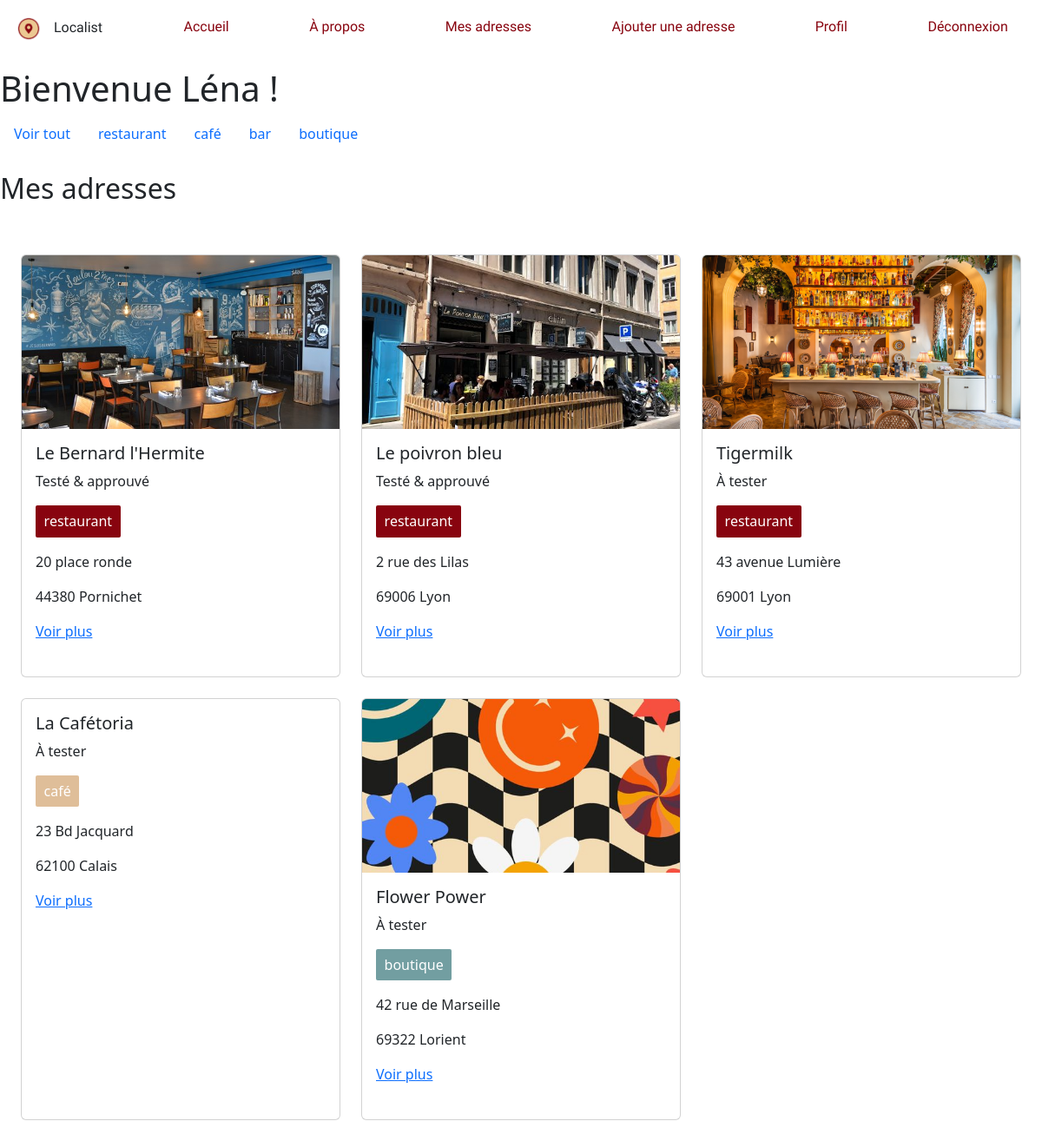
Page /landing-page.php (signed in) on the committed database.
### tables this page shows
CREATE TABLE IF NOT EXISTS `users` (
  `id` int NOT NULL AUTO_INCREMENT,
  `firstname` varchar(45) NOT NULL,
  `lastname` varchar(45) NOT NULL,
  `email` varchar(255) NOT NULL,
  `pwd` varchar(255) NOT NULL,
  `profile_id` int DEFAULT NULL,
  PRIMARY KEY (`id`),
  KEY `profile_id` (`profile_id`)
);

CREATE TABLE IF NOT EXISTS `categories` (
  `id` int NOT NULL AUTO_INCREMENT,
  `name` varchar(45) NOT NULL,
  `color` varchar(45) NOT NULL,
  PRIMARY KEY (`id`)
);

CREATE TABLE IF NOT EXISTS `addresses` (
  `id` int NOT NULL AUTO_INCREMENT,
  `addressName` varchar(255) NOT NULL,
  `picture` varchar(2083) NOT NULL,
  `comment` text NOT NULL,
  `street` varchar(255) DEFAULT NULL,
  `zipcode` int NOT NULL,
  `city` varchar(255) NOT NULL,
  `phone` varchar(12) DEFAULT NULL,
  `website` varchar(2083) DEFAULT NULL,
  `category_id` int NOT NULL,
  `user_id` int DEFAULT NULL,
  `status_id` int NOT NULL,
  PRIMARY KEY (`id`),
  KEY `category_id` (`category_id`),
  KEY `user_id` (`user_id`),
  KEY `status_id` (`status_id`)
);

### classes/Category.php (called while the page is built)
<?php
class Category {
    private $pdo;
    public function __construct($pdo) {
        $this->pdo = $pdo;
    }
    public function getAllCategories() {
        $stmt = $this->pdo->query("SELECT * FROM categories");
        return $stmt->fetchAll(PDO::FETCH_ASSOC);
    }
    public function getCategoryByID($categoryID) {
        $stmt = $this->pdo->prepare("SELECT * FROM categories WHERE id = ?");
        $stmt->execute([$categoryID]);
        return $stmt->fetch(PDO::FETCH_ASSOC);
    }
}

### functions/db.php (called while the page is built)
<?php
function getDbConnection(): PDO
{
    $dbSettings = parse_ini_file(__DIR__ . '/../db.ini');
    [
        'DB_HOST' => $dbHost,
        'DB_PORT' => $dbPort,
        'DB_NAME' => $dbName,
        'DB_CHARSET' => $dbCharset,
        'DB_USER' => $dbUser,
        'DB_PASSWORD' => $dbPassword
    ] = $dbSettings;
    $dsn = "mysql:host=$dbHost;port=$dbPort;dbname=$dbName;charset=$dbCharset";
    $options = [
        PDO::ATTR_ERRMODE            => PDO::ERRMODE_EXCEPTION,
        PDO::ATTR_DEFAULT_FETCH_MODE => PDO::FETCH_ASSOC
    ];
    try {
        $pdo = new PDO($dsn, $dbUser, $dbPassword, $options);
    } catch (PDOException $e) {
        echo $e->getMessage();
        exit;
    }
    return $pdo;
}
function getAddresses(): array
{
    $pdo = getDbConnection();
    $user_id = $_SESSION['user_id'];
    $stmtAddress = $pdo->prepare("SELECT * FROM addresses WHERE user_id = ?");
    $stmtAddress->execute([$user_id]);
    $addressList = $stmtAddress->fetchAll(PDO::FETCH_ASSOC);
    return $addressList;
};

### landing-page.php (the view, shortened to what this page needs)
<?php
require_once __DIR__ . '/layout/header.php';
if (isset($_SESSION['user_id'])) {
  require_once __DIR__ . '/functions/db.php';
  $user_id = $_SESSION['user_id'];
  try {
    $pdo = getDbConnection();
    $stmt = $pdo->prepare("SELECT firstname FROM users WHERE id = ?");
    $stmt->execute([$user_id]);
    $user = $stmt->fetch();
  } catch (PDOException $e) {
    echo "Erreur de base de données : " . $e->getMessage();
    exit;
  }
  if ($user) {
    $firstname = $user['firstname']; ?>
    <h1>Bienvenue <?php echo $firstname ?> !</h1>
<?php
  } else {
    echo "Utilisateur introuvable.";
  }
} else {
  echo "Vous n'êtes pas connecté.";
}
try {
  $addresses = getAddresses();
} catch (PDOException) {
  echo "Erreur lors de la récupération de vos adresses favorites";
  exit;
}
require_once __DIR__ . '/classes/Category.php';
$category = new Category($pdo);
$categories = $category->getAllCategories();
$selectedCategory = isset($_GET['category']) ? $_GET['category'] : null;
?>
<div>
  <ul class="nav nav-pills">
    <li class="nav-item">
      <a class="nav-link" aria-current="page" href="landing-page.php">Voir tout</a>
    </li>
    <?php
    foreach ($categories as $cat) {
      echo '<li class="nav-item">';
      echo '<a class="nav-link ' . (($selectedCategory == $cat['id']) ? 'active' : '') . '" href="landing-page.php?category=' . $cat['id'] . '">' . $cat['name'] . '</a>';
      echo '</li>';
    }
    echo '</ul>';
    $sql = "SELECT * FROM addresses WHERE user_id = ?";
    $stmt = $pdo->prepare($sql);
    $params = [$user_id];
    $stmt->execute($params);
    $addresses = $stmt->fetchAll(PDO::FETCH_ASSOC);
    ?>
    <br>
    <h2>Mes adresses</h2>
    <br>
    <?php if (empty($addresses)) { ?>
      <div>
        <a href="#">J'ajoute ma première adresse !</a>
      </div>
    <?php } else { ?>
      <div class="row row-cols-1 row-cols-md-2 g-4 p-4">
        <?php foreach ($addresses as $address) { ?>
          <div class="col-md-4">
            <div class="card mb-4 h-100">
              <?php if (!empty($address['picture'])) { ?>
                <img src="uploads/<?php echo $address['picture']; ?>" class="card-img-top img-fluid" alt="photo de l'établissement">
              <?php } ?>
              <div class="card-body">
                <h5 class="card-title"><?php echo $address['addressName']; ?></h5>
                <?php if ($address['status_id'] === 1) { ?>
                  <p class="card-text"><?php echo "À tester"; ?></p>
                <?php } else { ?>
                  <p class="card-text"><?php echo "Testé & approuvé"; ?></p>
                <?php } ?>
                <?php
                $categoryByID = $category->getCategoryByID($address['category_id']);
                $categoryName = $categoryByID['name'];
                $categoryColor = $categoryByID['color']; ?>
                <p class="tag" style="background-color: <?php echo $categoryColor ?>"><?php echo $categoryName; ?></p>
                <p class="card-text"><?php echo $address['street']; ?></p>
                <p class="card-text"><?php echo $address['zipcode'] . " " . $address['city']; ?></p>
                <a href="addressDetails.php?id=<?php echo $address['id']; ?>">Voir plus</a>
              </div>
            </div>
          </div>
        <?php } ?>
      </div>
    <?php }
    require_once __DIR__ . '/layout/footer.php';

### layout/header.php (shortened to what this page needs)
<!DOCTYPE html>
<html lang="en">
<head>
    <link rel="stylesheet" href="/assets/styles.css">
    <link href="https://cdn.jsdelivr.net/npm/bootstrap@5.3.1/dist/css/bootstrap.min.css" rel="stylesheet">
</head>
<body>
<?php require_once 'layout/navbar.php';

### layout/navbar.php
<nav class="landing-navbar">
    <div class="nav-logo">
        <a class="navbar-brand" href="/index.php">
            <img src="/assets/logo.png" alt="logo" class="logo">
            Localist
        </a>
    </div>
    <ul class="nav-list">
        <li><a href="index.php" class="nav-links">Accueil</a></li>
        <li><a href="about.php" class="nav-links">À propos</a></li>
        <?php if (isset($_SESSION['user_id'])) { ?>
            <li><a href="landing-page.php" class="nav-links">Mes adresses</a></li>
            <li><a href="newAddress.php" class="nav-links">Ajouter une adresse</a></li>
            <li><a href="profile.php" class="nav-links">Profil</a></li>
            <li><a href="logout.php" class="nav-links">Déconnexion</a></li>
        <?php } else { ?>
            <li><a href="login.php" class="nav-links">Connexion</a></li>
            <li><a href="register.php" class="nav-links">Inscription</a></li>
        <?php } ?>
    </ul>
</nav>

### layout/footer.php (shortened to what this page needs)
</body>
</html>

### assets/styles.css (style rules this page uses)
.landing-navbar { display: flex; flex-direction: row; justify-content:space-between; padding: 0.5rem; font-family: 'Urbanist', sans-serif !important; }
.logo { width: 50px; padding: 10px; }
.nav-list { display: flex; flex-direction: row; list-style-type: none; }
.nav-links { margin-left: 50px; margin-right: 20px; color: #88040F; padding: 0.7rem; display: inline-block; text-decoration: none; }
::placeholder { font-style: italic; }
.tag { padding: 0.4rem 0.6rem 0.4rem; width: fit-content; color: white; border-radius: 2px; }
.img-fluid { max-width: 100%; max-height: 200px; object-fit: cover; }

### rows in the picture
users: firstname "Léna"
categories: name "restaurant"
categories: name "café"
categories: name "bar"
categories: name "boutique"
addresses: picture (picture), addressName "Le Bernard l'Hermite", status_id "Testé & approuvé", category.name "restaurant", street "20 place ronde", zipcode "44380", city "Pornichet"
addresses: picture (picture), addressName "Le poivron bleu", status_id "Testé & approuvé", category.name "restaurant", street "2 rue des Lilas", zipcode "69006", city "Lyon"
addresses: picture (picture), addressName "Tigermilk", status_id "À tester", category.name "restaurant", street "43 avenue Lumière", zipcode "69001", city "Lyon"
addresses: addressName "La Cafétoria", status_id "À tester", category.name "café", street "23 Bd Jacquard", zipcode "62100", city "Calais"
addresses: picture (picture), addressName "Flower Power", status_id "À tester", category.name "boutique", street "42 rue de Marseille", zipcode "69322", city "Lorient"
